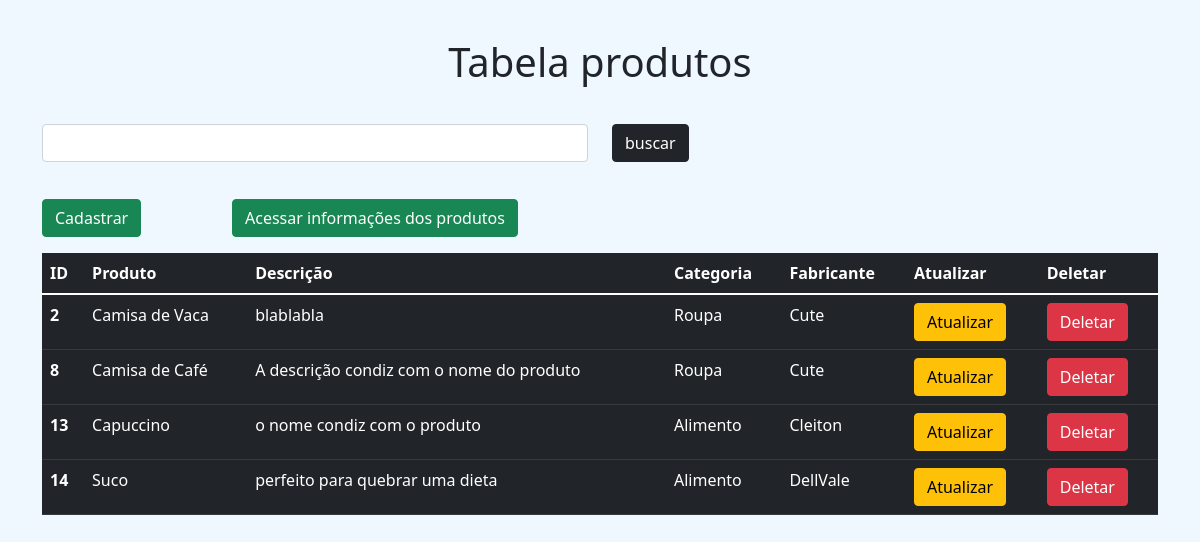
Page /modelos/relatorio_produto.php on the earlier database version.
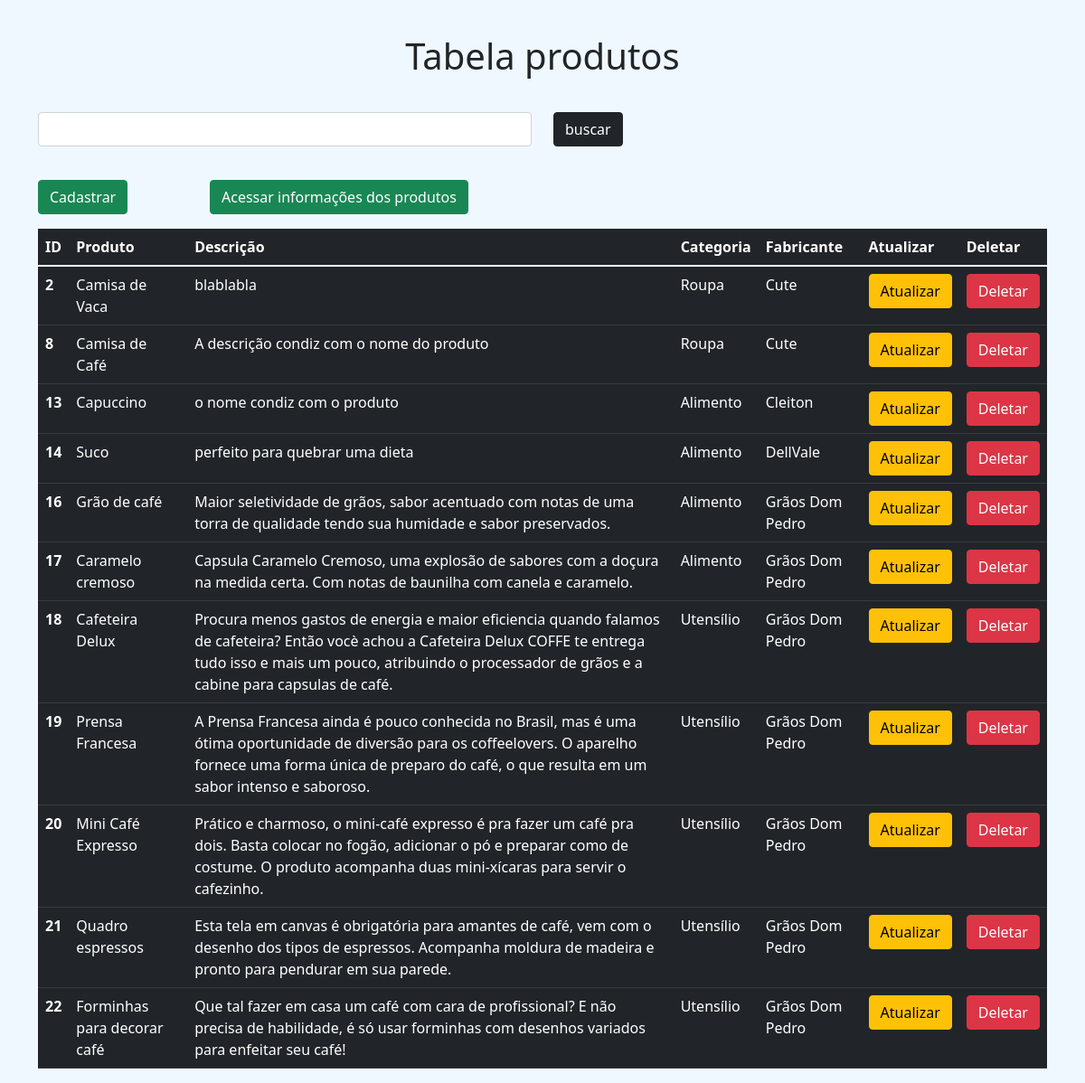
Same page on the later database version.
### tables this page shows
CREATE TABLE `produto` (
  `id_produto` int(11) NOT NULL,
  `nome_produto` varchar(250) NOT NULL,
  `descricao` varchar(250) NOT NULL,
  `categoria` varchar(100) NOT NULL,
  `marca` varchar(100) NOT NULL
);

### modelos/relatorio_produto.php (the view, shortened to what this page needs)
<?php
include "../include/header.php";
include '../include/database.php';
$pesquisa = '';
$inf = "SELECT * FROM produto WHERE produto.nome_produto LIKE '%{$pesquisa}%'
OR produto.descricao LIKE '%{$pesquisa}%' OR produto.categoria LIKE '%{$pesquisa}%'
OR produto.marca LIKE '%{$pesquisa}%'";
$query = mysqli_query($con, $inf);
$result = mysqli_fetch_all($query, MYSQLI_ASSOC);
?>
<body class="tabela">
    <div class="container">
        <div class="row">
            <div class="col-12">
                <div class="row">
                    <h1 style="margin-bottom: 1cm; margin-top: 1cm;" class="text-center">Tabela produtos</h1>
                    <form action="">
                        <div class="col-12">
                            <div class="row">
                                <div class="col-6">
                                    <input type="text" name="buscar" class="form-control" style="margin-bottom: 1cm;">
                                </div>
                                <div class="col-1">
                                    <input type="submit" name="submit" value="buscar" class="btn btn-dark">
                                </div>
                                <div class="col-5">
                                </div>
                            </div>
                        </div>
                    </form>
                    <div class="col-2">
                        <a class="btn mb-3 btn-success float-start" href="cadastro_produtos.php">Cadastrar</a>
                    </div>
                    <div class="col-4">
                        <a class="btn mb-3 btn-success float-start" href="info_produto.php">Acessar informações dos produtos</a>
                    </div>
                    <div class="col-6">
                    </div>
                </div>
                <table class="table table-dark table-hover" class="shadow-lg p-3 mb-5 bg-body rounded">
                    <thead class="table table-dark table-striped">
                        <tr>
                            <th scope="col">ID</th>
                            <th scope="col">Produto</th>
                            <th scope="col">Descrição</th>
                            <th scope="col">Categoria</th>
                            <th scope="col">Fabricante</th>
                            <th scope="col">Atualizar</th>
                            <th scope="col">Deletar</th>
                        </tr>
                    </thead>
                    <tbody>
                        <?php
                        foreach ($result as $produto) {
                            echo "<tr>
                            <th scope='row'>{$produto['id_produto']}</th>
                            <td>{$produto['nome_produto']}</td>
                            <td>{$produto['descricao']}</td>
                            <td>{$produto['categoria']}</td>
                            <td>{$produto['marca']}</td>
                            <td><a class='btn btn-warning' href='update_produtos.php?var={$produto['id_produto']}'>Atualizar</a></td>
                            <td><a class='btn btn-danger' href='deletar_produtos.php?var={$produto['id_produto']}'>Deletar</a></td>
                        </tr>";
                        }
                        ?>
                    </tbody>
                </table>
            </div>
        </div>
    </div>
    <?php
    include "../include/footer.php";
    ?>

### include/header.php (shortened to what this page needs)
<!DOCTYPE HTML>
<html lang="en-US">
<head>
	<link href="https://cdn.jsdelivr.net/npm/bootstrap@5.1.3/dist/css/bootstrap.min.css" rel="stylesheet">
	<link rel="stylesheet" href="https://cdn.jsdelivr.net/npm/bootstrap-icons@1.9.0/font/bootstrap-icons.css">
	<link rel="stylesheet" href="/coffee221/css/meu.css" />
	<link rel="stylesheet" href="/coffee221/css/meucss.css" />
	<link rel="stylesheet" href="/coffee221/css//alert.css" />
</head>

### include/footer.php (shortened to what this page needs)
</body>
</html>

### css/meucss.css (style rules this page uses)
.tabela { background-color:aliceblue; }

Differences in the rows shown:
added produto: id_produto "16", nome_produto "Grão de café", descricao "Maior seletividade de grãos, sabor acentuado com notas de uma torra de qualidade tendo sua humidade e sabor preservados.", categoria "Alimento", marca "Grãos Dom Pedro"
added produto: id_produto "17", nome_produto "Caramelo cremoso", descricao "Capsula Caramelo Cremoso, uma explosão de sabores com a doçura na medida certa. Com notas de baunilha com canela e caramelo.", categoria "Alimento", marca "Grãos Dom Pedro"
added produto: id_produto "18", nome_produto "Cafeteira Delux", descricao "Procura menos gastos de energia e maior eficiencia quando falamos de cafeteira? Então vocè achou a Cafeteira Delux COFFE te entrega tudo isso e mais um pouco, atribuindo o processador de grãos e a cabine para capsulas de café.", categoria "Utensílio", marca "Grãos Dom Pedro"
added produto: id_produto "19", nome_produto "Prensa Francesa", descricao "A Prensa Francesa ainda é pouco conhecida no Brasil, mas é uma ótima oportunidade de diversão para os coffeelovers. O aparelho fornece uma forma única de preparo do café, o que resulta em um sabor intenso e saboroso.", categoria "Utensílio", marca "Grãos Dom Pedro"
added produto: id_produto "20", nome_produto "Mini Café Expresso", descricao "Prático e charmoso, o mini-café expresso é pra fazer um café pra dois. Basta colocar no fogão, adicionar o pó e preparar como de costume. O produto acompanha duas mini-xícaras para servir o cafezinho.", categoria "Utensílio", marca "Grãos Dom Pedro"
added produto: id_produto "21", nome_produto "Quadro espressos", descricao "Esta tela em canvas é obrigatória para amantes de café, vem com o desenho dos tipos de espressos. Acompanha moldura de madeira e pronto para pendurar em sua parede.", categoria "Utensílio", marca "Grãos Dom Pedro"
added produto: id_produto "22", nome_produto "Forminhas para decorar café", descricao "Que tal fazer em casa um café com cara de profissional? E não precisa de habilidade, é só usar forminhas com desenhos variados para enfeitar seu café!", categoria "Utensílio", marca "Grãos Dom Pedro"
